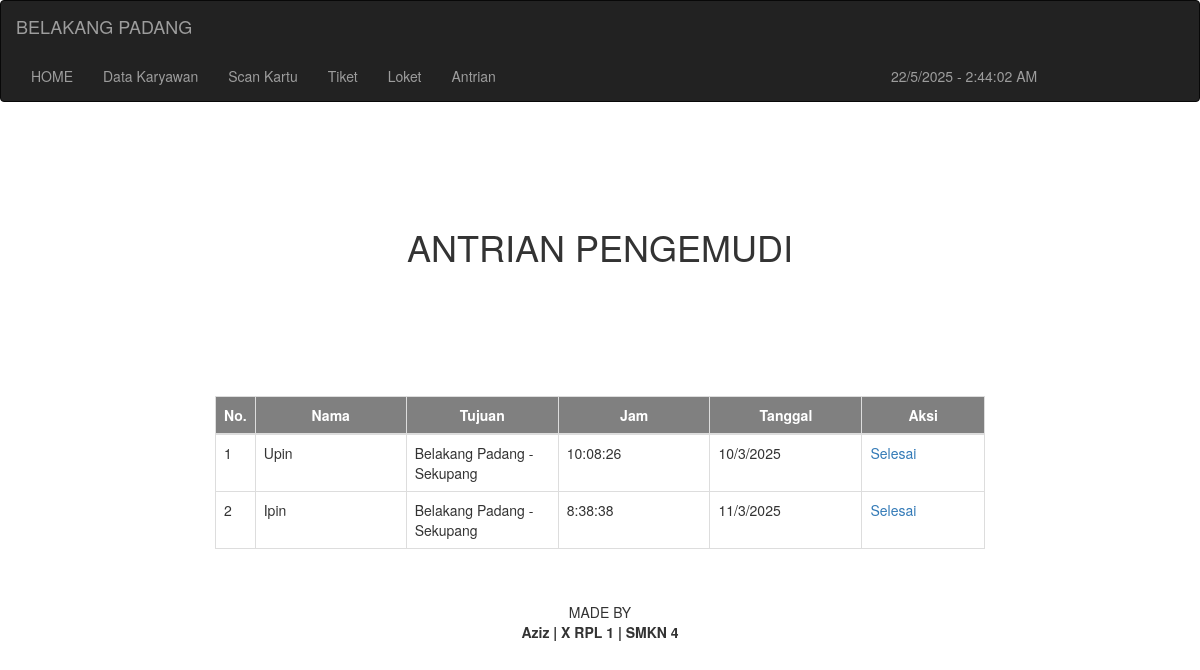
The app's page /antrianB.php with its own data.
### tables this page shows
CREATE TABLE `antriloketb` (
  `id` int(11) NOT NULL,
  `nama` varchar(255) NOT NULL,
  `tujuan` varchar(255) NOT NULL,
  `jam` varchar(20) NOT NULL,
  `tanggal` varchar(255) NOT NULL
);

### antrianB.php (the view, shortened to what this page needs)
<?php
include "koneksi.php";
$sql_query = "SELECT * FROM antriloketb";
$sql = mysqli_query($konek, $sql_query);
?>
<!DOCTYPE html>
<html lang="en">
<head>
    <?php include "header.php"; ?>
</head>
<body onload=display_ct();>
    <?php include "menu.php"; ?>
    <div class="date">
        <h1>ANTRIAN PENGEMUDI</h1>
    </div>
    <div class="container-fluid date">
        <table class="table table-bordered">
            <thead>
                <tr style="background-color: grey; color: white">
                    <th style="width: 10px; text-align: center">No.</th>
                    <th style="width: 155px; text-align: center">Nama</th>
                    <th style="width: 155px; text-align: center">Tujuan</th>
                    <th style="width: 155px; text-align: center">Jam</th>
                    <th style="width: 155px; text-align: center">Tanggal</th>
                    <th style="width: 125px; text-align: center">Aksi</th>
                </tr>
            </thead>
            <tbody>
                <?php
                $no = 0;
                while ($data = mysqli_fetch_array($sql)) {
                    $no++;
                ?>
                    <tr>
                        <td><?php echo $no; ?></td>
                        <td><?php echo $data['nama']; ?></td>
                        <td><?php echo $data['tujuan']; ?></td>
                        <td><?php echo $data['jam']; ?></td>
                        <td><?php echo $data['tanggal']; ?></td>
                        <td><a href="selesaib.php?id=<?php echo $data['id']; ?>">Selesai</a></td>
                    </tr>
                <?php } ?>
            </tbody>
        </table>
    </div>
    <?php include "footer.php"; ?>
</body>
</html>

### antrianB.php (style rules this page uses)
.date { display: flex; justify-content: center; align-items: center; gap: 200px; width: 100%; min-height: 30vh; }

### records on screen
antriloketb: nama "Upin", tujuan "Belakang Padang - Sekupang", jam "10:08:26", tanggal "10/3/2025"
antriloketb: nama "Ipin", tujuan "Belakang Padang - Sekupang", jam "8:38:38", tanggal "11/3/2025"
